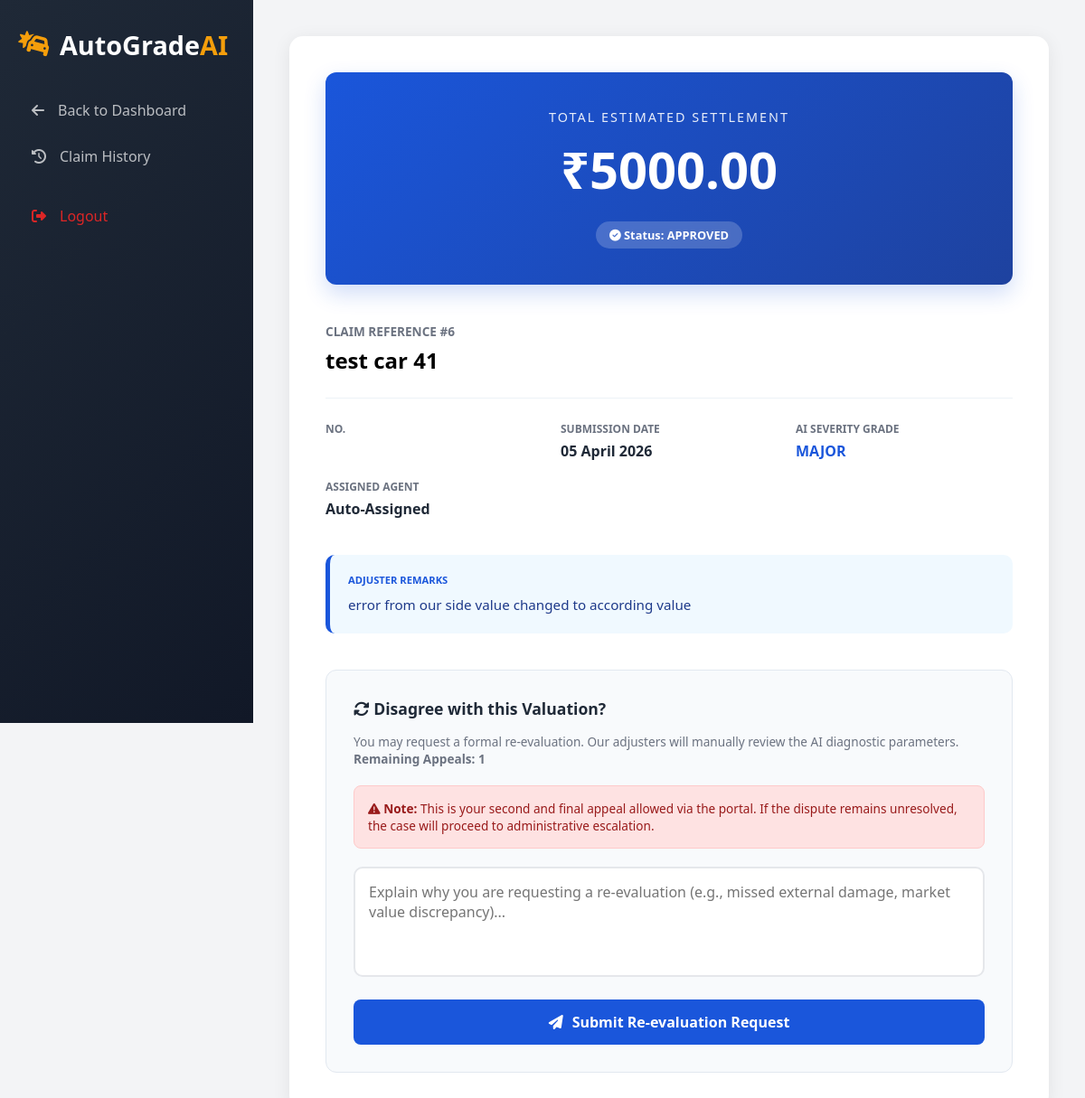
Page /claim-details/6/ (signed in) on the committed database.
### my_admin/models.py (models this page shows)
class DamageAnalysis(models.Model):
    user = models.ForeignKey(User, on_delete=models.CASCADE, related_name='claims')
    agent = models.ForeignKey(User, on_delete=models.SET_NULL, null=True, blank=True, related_name='tasks')
    damage_level = models.CharField(max_length=20, default='TBD')
    total_damage_factor = models.FloatField(default=0.0)
    detected_parts = models.CharField(max_length=255, null=True, blank=True)
    car_details = models.CharField(max_length=100)
    status = models.CharField(max_length=20, default='Pending')  # Pending, Approved, Appealed, Escalated
    market_value = models.DecimalField(max_digits=12, decimal_places=2, default=0)
    estimated_claim = models.DecimalField(max_digits=12, decimal_places=2, default=0)
    minor_coeff = models.FloatField(default=0.025)
    moderate_coeff = models.FloatField(default=0.05)
    major_coeff = models.FloatField(default=0.1)
    agent_comment = models.TextField(null=True, blank=True)
    user_appeal_reason = models.TextField(null=True, blank=True)
    appeal_count = models.IntegerField(default=0)
    created_at = models.DateTimeField(auto_now_add=True)
    updated_at = models.DateTimeField(auto_now=True)

### my_admin/views.py (the view)
# urls.py: path('claim-details/<int:claim_id>/', views.claim_details, name='claim_details'),
@login_required
def claim_details(request, claim_id):
    claim = get_object_or_404(DamageAnalysis, id=claim_id, user=request.user)
    return render(request, "ClaimDetails.html", {'claim': claim})

### my_admin/templates/ClaimDetails.html (shortened to what this page needs)
<!DOCTYPE html>
<html lang="en">
<head>
    <link rel="stylesheet" href="https://cdnjs.cloudflare.com/ajax/libs/font-awesome/6.4.0/css/all.min.css">
</head>
<body>
    <div class="sidebar">
        <div class="sidebar-header">
            <div class="logo"><i class="fas fa-car-crash"></i><span>AutoGrade<span>AI</span></span></div>
        </div>
        <div class="nav-menu">
            <a href="{% url 'admin_dashboard' %}" class="nav-item">
                <i class="fas fa-arrow-left"></i><span>Back to Dashboard</span>
            </a>
            <a href="{% url 'claim_history' %}" class="nav-item">
                <i class="fas fa-history"></i><span>Claim History</span>
            </a>
            <a href="{% url 'my_logout' %}" class="nav-item" style="color: var(--danger); margin-top: 20px;">
                <i class="fas fa-sign-out-alt"></i><span>Logout</span>
            </a>
        </div>
    </div>
    <div class="main-content">
        <div class="detail-card">
            <div class="claim-hero">
                <p>Total Estimated Settlement</p>
                <h1>₹{{ claim.estimated_claim|default:"0.00" }}</h1>
                <div class="hero-status">
                    <i class="fas {% if claim.status == 'Approved' %}fa-check-circle{% else %}fa-clock{% endif %}"></i>
                    Status: {{ claim.status|upper }}
                </div>
            </div>
            <div class="header-row">
                <div>
                    <span class="claim-id">Claim Reference #{{ claim.id }}</span>
                    <h2 style="margin-top: 5px;">{{ claim.car_details }}</h2>
                </div>
            </div>
            <div class="info-grid">
                <div class="info-item">
                    <label>No.</label>
                </div>
                <div class="info-item">
                    <label>Submission Date</label>
                    <p>{{ claim.updated_at|date:"d F Y"}}</p>
                </div>
                <div class="info-item">
                    <label>AI Severity Grade</label>
                    <p style="color: var(--primary);">{{ claim.damage_level|upper }}</p>
                </div>
                <div class="info-item">
                    <label>Assigned Agent</label>
                    <p>{{ claim.agent.first_name|default:"Auto-Assigned" }}</p>
                </div>
            </div>
            <div class="comment-box">
                <label>Adjuster Remarks</label>
                <p>{{ claim.agent_comment|default:"No technical remarks have been provided for this valuation yet." }}</p>
            </div>
            <div class="appeal-section">
                {% if claim.status != 'Pending' %}
                    {% if claim.appeal_count < 2 %}
                        <h3><i class="fas fa-sync-alt"></i> Disagree with this Valuation?</h3>
                        <p style="color: var(--gray); margin-bottom: 20px; font-size: 0.85rem;">
                            You may request a formal re-evaluation. Our adjusters will manually review the AI diagnostic parameters.
                            <br><strong>Remaining Appeals: {{ 2|add:claim.appeal_count|add:"-2" }}</strong>
                        </p>
                        {% if claim.appeal_count == 1 %}
                            <div class="final-warning">
                                <i class="fas fa-exclamation-triangle"></i> <strong>Note:</strong> This is your second and final appeal allowed via the portal. If the dispute remains unresolved, the case will proceed to administrative escalation.
                            </div>
                        {% endif %}
                        <form method="POST" action="{% url 'submit_appeal' claim.id %}">
                            <textarea name="appeal_reason" placeholder="Explain why you are requesting a re-evaluation (e.g., missed external damage, market value discrepancy)..." required rows="4"></textarea>
                            <button type="submit" class="btn btn-primary">
                                <i class="fas fa-paper-plane"></i> Submit Re-evaluation Request
                            </button>
                        </form>
                    {% endif %}
                {% endif %}
            </div>
        </div>
    </div>
</body>
</html>

### my_admin/templates/ClaimDetails.html (style rules this page uses)
* { margin: 0; padding: 0; box-sizing: border-box; font-family: 'Segoe UI', Tahoma, Geneva, Verdana, sans-serif; }
:root { --primary: #1a56db; --primary-dark: #1e429f; --secondary: #f59e0b; --dark: #1f2937; --light: #f9fafb; --gray: #6b7280; --danger: #dc2626; --success: #10b981; --warning: #f59e0b; --transition: all 0.3s ease; }
body { background-color: #f3f4f6; display: flex; min-height: 100vh; }
.sidebar { width: 280px; background: linear-gradient(135deg, var(--dark) 0%, #111827 100%); color: white; position: fixed; height: 100vh; padding: 30px 20px; z-index: 100; }
.sidebar-header .logo { display: flex; align-items: center; gap: 10px; font-size: 1.8rem; font-weight: 700; color: white; margin-bottom: 30px; }
.sidebar-header .logo i { color: var(--secondary); }
.sidebar-header .logo span span { color: var(--secondary); }
.nav-item { padding: 12px 15px; display: flex; align-items: center; gap: 15px; color: rgba(255,255,255,0.7); text-decoration: none; transition: var(--transition); border-radius: 8px; margin-bottom: 5px; }
.main-content { flex: 1; margin-left: 280px; padding: 40px; }
.detail-card { background: white; border-radius: 15px; padding: 40px; box-shadow: 0 4px 20px rgba(0,0,0,0.08); max-width: 900px; margin: 0 auto; }
.claim-hero { background: linear-gradient(135deg, var(--primary) 0%, var(--primary-dark) 100%); padding: 40px; border-radius: 12px; color: white; text-align: center; margin-bottom: 40px; box-shadow: 0 10px 25px rgba(26, 86, 219, 0.2); }
.claim-hero h1 { font-size: 3.5rem; margin: 10px 0; font-weight: 800; }
.claim-hero p { font-size: 0.9rem; text-transform: uppercase; letter-spacing: 2px; opacity: 0.9; }
.hero-status { display: inline-block; background: rgba(255, 255, 255, 0.2); padding: 6px 15px; border-radius: 20px; font-size: 0.8rem; font-weight: 700; margin-top: 10px; backdrop-filter: blur(5px); }
.header-row { display: flex; justify-content: space-between; align-items: flex-end; margin-bottom: 25px; }
.claim-id { color: var(--gray); font-weight: 600; font-size: 0.85rem; text-transform: uppercase; }
.info-grid { display: grid; grid-template-columns: repeat(3, 1fr); gap: 20px; margin-bottom: 40px; border-top: 1px solid #edf2f7; padding-top: 25px; }
.info-item label { display: block; color: var(--gray); font-size: 0.75rem; font-weight: 700; margin-bottom: 5px; text-transform: uppercase; }
.info-item p { font-size: 1rem; color: var(--dark); font-weight: 600; }
.comment-box { padding: 20px; border-radius: 10px; margin-bottom: 25px; border-left: 5px solid var(--primary); background: #f0f9ff; }
.comment-box label { font-weight: 800; font-size: 0.7rem; color: var(--primary); text-transform: uppercase; display: block; margin-bottom: 8px; }
.comment-box p { line-height: 1.6; color: #1e3a8a; font-size: 0.95rem; }
.appeal-section { margin-top: 40px; padding: 30px; border-radius: 12px; background: #f8fafc; border: 1px solid #e2e8f0; }
.appeal-section h3 { margin-bottom: 15px; color: var(--dark); font-size: 1.1rem; }
textarea { width: 100%; padding: 15px; border: 2px solid #e5e7eb; border-radius: 10px; font-size: 1rem; margin-bottom: 20px; resize: none; transition: var(--transition); background: white; }
.btn { padding: 14px 28px; border-radius: 8px; font-weight: 700; cursor: pointer; border: none; transition: var(--transition); width: 100%; font-size: 1rem; display: flex; align-items: center; justify-content: center; gap: 10px; }
.btn-primary { background: var(--primary); color: white; }
.final-warning { color: #991b1b; background: #fee2e2; padding: 15px; border-radius: 8px; margin-bottom: 20px; border: 1px solid #fecaca; font-size: 0.85rem; }

### rows in the picture
DamageAnalysis: estimated_claim "5000.00", status "APPROVED", id "6", car_details "test car 41", updated_at "05 April 2026", damage_level "MAJOR", agent.first_name "Auto-Assigned", agent_comment "error from our side value changed to according value", appeal_count "1"
